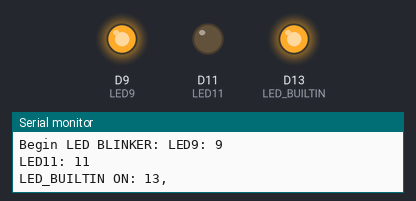
This program was run on a simulated Adafruit Feather M0. Parts: output pins drawn as LEDs (lit = HIGH), the last lines printed to the serial monitor.

Above: at 0.5 s.
At 3.5 s:
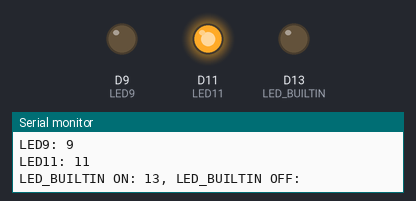
Timing chart, 0 to 4.6 s (numbered marks = the images above):
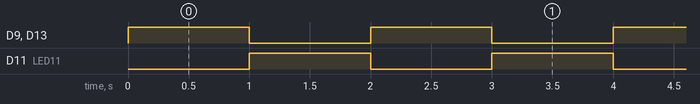

The program:

main.cpp
```cpp
/*
  Blink
*/

#include <Arduino.h>

#include "blinker.h"
#include "hello.h"

// the setup function runs once when you press reset or power the board
void setup() {
    Serial.begin(115200);

    // use only if there is serial connection
    //while (!Serial);

    // initialize digital pin LED_BUILTIN as an output.
    init_blinker();
}

// the loop function runs over and over again forever
void loop() {
    // run blinker
    led_blinker();

    Hello h;
    h.println();
    h.println("Hello, World!");
}
```

blinker.cpp
```cpp
#include "Arduino.h"
#include "blinker.h"

void init_blinker() {
    Serial.print("Begin LED BLINKER: ");
    pinMode(LED_BUILTIN, OUTPUT);
    pinMode(LED9, OUTPUT);
    pinMode(LED11, OUTPUT);
}

void led_blinker() {
    Serial.print("LED9: ");
    Serial.println(LED9);

    Serial.print("LED11: ");
    Serial.println(LED11);

    Serial.print("LED_BUILTIN ON: ");
    Serial.print(LED_BUILTIN);
    Serial.print(", ");

    digitalWrite(LED_BUILTIN, HIGH);
    digitalWrite(LED9, HIGH);
    digitalWrite(LED11, LOW);
    delay(DELAY_ON);

    Serial.println("LED_BUILTIN OFF: ");

    digitalWrite(LED_BUILTIN, LOW);
    digitalWrite(LED9, LOW);
    digitalWrite(LED11, HIGH);
    delay(DELAY_OFF);
}
```

blinker.h
```cpp
#ifndef BLINKER_H
#define BLINKER_H

#ifndef LED_BUILTIN
    #define LED_BUILTIN 13
#endif

#define LED9       9
#define LED11      11

#define DELAY_ON   1000
#define DELAY_OFF  1000

void init_blinker();
void led_blinker();

#endif
```

hello.h
```cpp
#ifndef HELLO_H
#define HELLO_H

class Hello
{
    public:
        int number;
        void println();
        void println(char *s);
};

void Hello::println() {
    Serial.println("Hello, world");
}

void Hello::println(char *s) {
    Serial.println(s);
}

#endif
```

Measured:
- by itself, D9 (LED9), D11 (LED11), D13 (LED_BUILTIN): alternates HIGH for 1.0 s and LOW for 1.0 s
